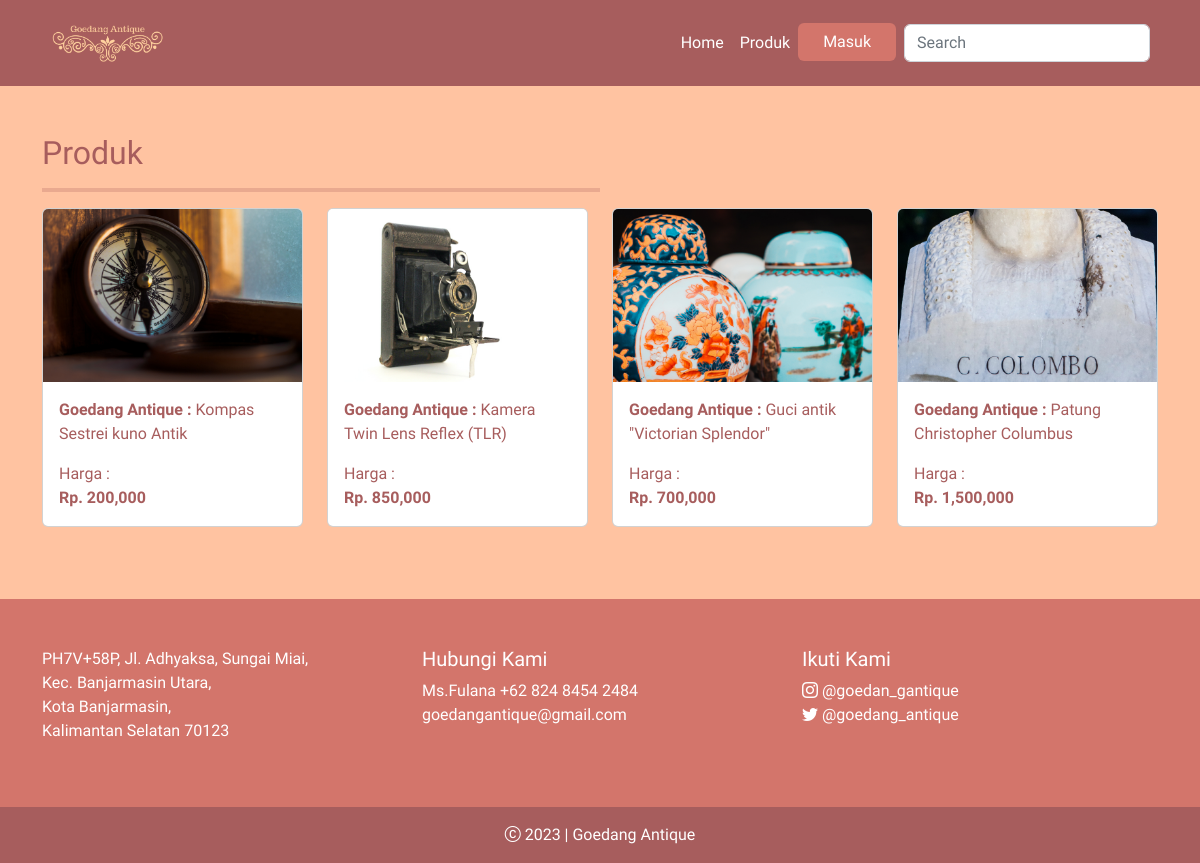
/produk.php, run on the app's committed database.
### tables this page shows
CREATE TABLE `product_galleries` (
  `galleries_id` int(11) NOT NULL,
  `products_id` int(11) NOT NULL,
  `photos` varchar(225) NOT NULL
);

CREATE TABLE `products` (
  `products_id` int(11) NOT NULL,
  `product_name` varchar(255) NOT NULL,
  `slug` varchar(255) NOT NULL,
  `categories_id` int(11) NOT NULL,
  `price` int(25) NOT NULL,
  `description` text NOT NULL,
  `weight` float NOT NULL,
  `stock` int(11) UNSIGNED NOT NULL
);

### produk.php (the view, shortened to what this page needs)
<?php include('layouts/header.php'); ?>
<?php include('layouts/navbar.php'); ?>
<main>
<section class="detail-produk py-5" style="background-color: #FFC3A1">
  <div class="container" >
    <div class="row">
      <div class="col section-popular-heading" data-aos="fade-right">
        <h2>Produk</h2>
        <hr>
      </div>
    </div>
    <div class="row mb-3" >
    <?php
      $delayAos = 100;
        $query = mysqli_query($config, "SELECT products.products_id, products.product_name, products.price FROM products");
      while ($data = mysqli_fetch_array($query)) {
      $productId = $data['products_id'];
      $delayAos += 100;
      ?>
      <div class="col-lg-3 col-12 mb-2" data-aos="fade-up" data-aos-delay="<?= ($delayAos); ?>">
        <a href="details.php?products_id=<?= $data['products_id']; ?>" class="card-produk">
          <div class="card">
          <?php
            $queryGaleri = mysqli_query($config, "SELECT photos FROM product_galleries WHERE product_galleries.products_id='$productId' LIMIT 1");
            if(mysqli_num_rows($queryGaleri)=== 1) {
            while ($dataGaleri = mysqli_fetch_array($queryGaleri)) { ?>
              <img src="images/products/<?= $dataGaleri['photos']; ?>" class="card-img-top img-fluid" alt="">
          <?php
              }
            } else { ?>
              <img src="images/products/default.png" class="card-img-top img-fluid" alt="">
          <?php } ?>
            <div class="card-body">
              <p class="card-text"><b>Goedang Antique :  </b><?= $data['product_name']; ?></p>
              <p class="card-text">Harga : <br> <b>Rp. <?= number_format($data['price']); ?></b></p>
            </div>
          </div>
        </a>
      </div>
      <?php
        }
      ?>
    </div>
  </div>
</section>
</main>
<?php include('layouts/footer.php'); ?>

### asset/css/main.css (style rules this page uses)
body { background-color: #fff; font-family: "Assistant", sans-serif; color: #071c4d; }
.card-produk { text-decoration: none; color: #a75d5d; }
.detail-produk .section-popular-heading { color: #a75d5d; }
.detail-produk .section-popular-heading hr { width: 50%; border: 2px solid #a75d5d; }

### data on the page
products: product_name "Kompas Sestrei kuno Antik", price "200,000"
product_galleries: photos (picture)
products: product_name "Kamera Twin Lens Reflex (TLR)", price "850,000"
product_galleries: photos (picture)
products: product_name "Guci antik \"Victorian Splendor\"", price "700,000"
product_galleries: photos (picture)
products: product_name "Patung Christopher Columbus", price "1,500,000"
product_galleries: photos (picture)
